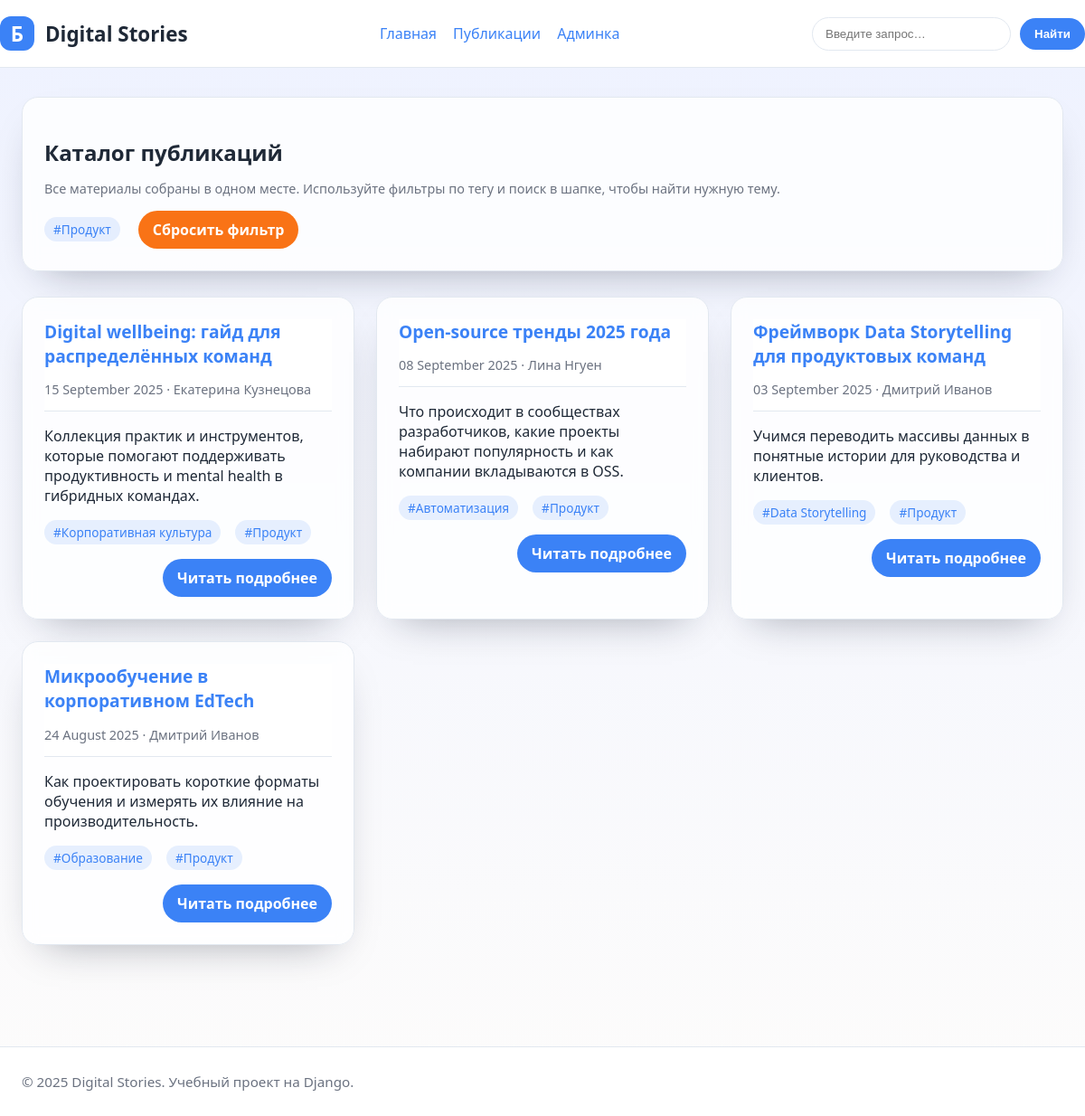
/posts/?tag=product, run on the app's committed database.
### blog/models.py (models this page shows, shortened)
class Tag(models.Model):
    name = models.CharField('Название', max_length=50, unique=True)
    slug = models.SlugField('URL-метка', max_length=50, unique=True)
    class Meta:
        ordering = ('name',)
        verbose_name = 'Тег'
        verbose_name_plural = 'Теги'
        indexes = [
            models.Index(fields=('name',), name='blog_tag_name_idx'),
        ]
    objects = TagQuerySet.as_manager()

class Post(models.Model):
    Status = PostStatus
    title = models.CharField('Заголовок', max_length=250)
    slug = models.SlugField('URL-метка', max_length=250, unique_for_date='publish')
    author = models.ForeignKey(
        User,
        on_delete=models.CASCADE,
        related_name='blog_posts',
        verbose_name='Автор',
    )
    body = models.TextField('Содержимое')
    publish = models.DateTimeField('Дата публикации', default=timezone.now)
    created = models.DateTimeField('Создано', auto_now_add=True)
    updated = models.DateTimeField('Обновлено', auto_now=True)
    status = models.CharField(
        'Статус',
        max_length=2,
        choices=Status.choices,
        default=Status.DRAFT,
    )
    tags = models.ManyToManyField(
        Tag,
        verbose_name='Теги',
        related_name='posts',
        blank=True,
    )
    objects = PostManager()
    published = PublishedManager()
    class Meta:
        ordering = ['-publish']
        verbose_name = 'Пост'
        verbose_name_plural = 'Посты'
        indexes = [
            models.Index(fields=['-publish'], name='blog_post_publish_idx'),
        ]
    def get_absolute_url(self):
        return reverse(
            'blog:post_detail',
            args=[self.publish.year, self.publish.month, self.publish.day, self.slug],
        )

### blog/views.py (the view)
# urls.py: path('posts/', views.post_list, name='post_list'),
def post_list(request):
    tag_slug = request.GET.get('tag')
    posts = Post.published.select_related('author').prefetch_related('tags')
    active_tag = None
    if tag_slug:
        active_tag = get_object_or_404(Tag, slug=tag_slug)
        posts = posts.filter(tags__slug=tag_slug)
    posts = posts.order_by('-publish')
    return render(
        request,
        'blog/post/list.html',
        {
            'posts': posts,
            'search_form': SearchForm(),
            'active_tag': active_tag,
        },
    )

### blog/forms.py
class SearchForm(forms.Form):
    q = forms.CharField(
        label='Поиск по публикациям',
        max_length=100,
        required=False,
        widget=forms.TextInput(
            attrs={
                'placeholder': 'Введите запрос…',
                'class': 'search-input',
            }
        ),
    )

### blog/models.py (called while the page is built)
    def published(self):
        return self.filter(status=Post.Status.PUBLISHED)

    def get_queryset(self):
        return super().get_queryset().published()

### blog/templates/blog/post/list.html (shortened to what this page needs)
{% extends "blog/base.html" %}
{% block content %}
<section class="card" style="margin-bottom: 28px;">
    <h1 style="margin-bottom: 8px;">Каталог публикаций</h1>
    <p class="meta">
        Все материалы собраны в одном месте. Используйте фильтры по тегу и поиск в шапке, чтобы найти нужную тему.
    </p>
    {% if active_tag %}
    <div style="margin-top: 12px; display:flex; gap:12px; align-items:center;">
        <span class="tag-pill">#{{ active_tag.name }}</span>
        <a class="button secondary" href="{% url 'blog:post_list' %}">Сбросить фильтр</a>
    </div>
    {% endif %}
</section>
{% if posts %}
<section class="grid two">
    {% for post in posts %}
    <article class="card">
        <header>
            <h2 style="margin-bottom: 4px;"><a href="{{ post.get_absolute_url }}">{{ post.title }}</a></h2>
            <p class="meta">{{ post.publish|date:"d E Y" }} · {{ post.author.get_full_name|default:post.author.username }}</p>
        </header>
        <p>{{ post.body|truncatewords:40 }}</p>
        <div style="display:flex; flex-wrap:wrap; gap:8px; margin-top:12px;">
            {% for tag in post.tags.all %}
            <a class="tag-pill" href="{% url 'blog:post_list' %}?tag={{ tag.slug }}">#{{ tag.name }}</a>
            {% empty %}
            <span class="meta">Без тегов</span>
            {% endfor %}
        </div>
        <div class="widget-footer">
            <a class="button" href="{{ post.get_absolute_url }}">Читать подробнее</a>
        </div>
    </article>
    {% endfor %}
</section>
{% else %}
<div class="card empty">
    Публикации отсутствуют. Загляните позже!
</div>
{% endif %}
{% endblock %}

### blog/templates/blog/base.html (style rules this page uses)
:root { color-scheme: light dark; --bg-color: #f5f7fb; --text-color: #1f2937; --primary-color: #3b82f6; --secondary-color: #f97316; --card-bg: #ffffffcc; --border-color: #e2e8f0; --muted-color: #6b7280; }
* { box-sizing: border-box; }
body { margin: 0; font-family: 'Segoe UI', Roboto, sans-serif; background: linear-gradient(180deg, #eef2ff 0%, #fdfcfb 100%); color: var(--text-color); min-height: 100vh; }
a { color: var(--primary-color); text-decoration: none; }
header { background: #fff; backdrop-filter: blur(12px); border-bottom: 1px solid var(--border-color); position: sticky; top: 0; z-index: 10; }
.search-input { padding: 10px 14px; border-radius: 999px; border: 1px solid var(--border-color); min-width: 220px; }
.button { display: inline-flex; align-items: center; justify-content: center; padding: 10px 16px; border-radius: 999px; border: none; background: var(--primary-color); color: #fff; font-weight: 600; cursor: pointer; }
.button.secondary { background: var(--secondary-color); }
.grid { display: grid; gap: 24px; }
.grid.two { grid-template-columns: repeat(auto-fit, minmax(320px, 1fr)); }
.card { padding: 24px; background: var(--card-bg); border-radius: 18px; border: 1px solid var(--border-color); backdrop-filter: blur(8px); box-shadow: 0 20px 45px -25px rgba(15, 23, 42, 0.4); }
.card h2 { margin-top: 0; margin-bottom: 12px; font-size: 1.2rem; }
.meta { color: var(--muted-color); font-size: 0.9rem; }
.tag-pill { display: inline-flex; align-items: center; padding: 4px 10px; border-radius: 999px; background: rgba(59, 130, 246, 0.12); color: var(--primary-color); font-size: 0.85rem; margin-right: 8px; }
.widget-footer { margin-top: 16px; display: flex; justify-content: flex-end; }

### data on the page
Tag: name "Продукт"
Post: title "Digital wellbeing: гайд для распределённых команд", publish "15 September 2025", author.get_full_name "Екатерина Кузнецова", body "Коллекция практик и инструментов, которые помогают поддерживать продуктивность и mental health в гибридных командах."
Tag: name "Корпоративная культура"
Post: title "Open-source тренды 2025 года", publish "08 September 2025", author.get_full_name "Лина Нгуен", body "Что происходит в сообществах разработчиков, какие проекты набирают популярность и как компании вкладываются в OSS."
Tag: name "Автоматизация"
Post: title "Фреймворк Data Storytelling для продуктовых команд", publish "03 September 2025", author.get_full_name "Дмитрий Иванов", body "Учимся переводить массивы данных в понятные истории для руководства и клиентов."
Tag: name "Data Storytelling"
Post: title "Микрообучение в корпоративном EdTech", publish "24 August 2025", author.get_full_name "Дмитрий Иванов", body "Как проектировать короткие форматы обучения и измерять их влияние на производительность."
Tag: name "Образование"
